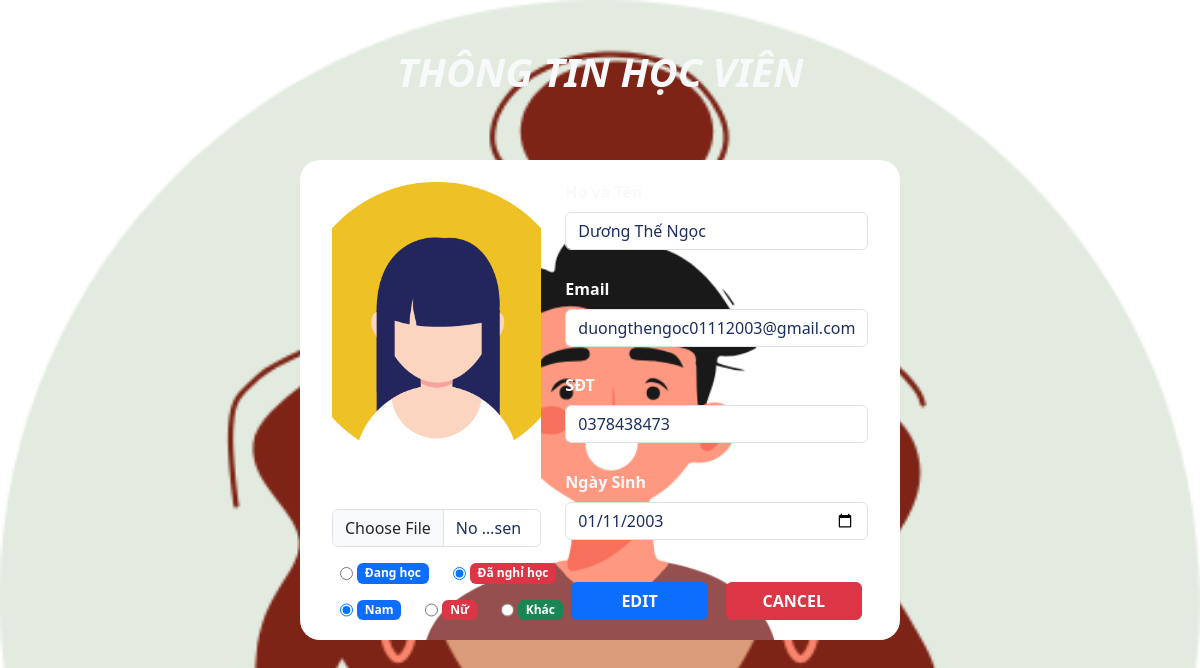
/DA2_QuanLyTrungTamKhoaHoc/route/route_hocvien/edit_hocvien.php?ID_HocVien=1, run on the app's committed database.
### tables this page shows
CREATE TABLE `hocvien` (
  `ID_HocVien` int(11) NOT NULL,
  `TenHV` text NOT NULL,
  `AnhHV` text NOT NULL,
  `GioiTinh` text NOT NULL,
  `Email` text NOT NULL,
  `SDT` varchar(10) NOT NULL,
  `NgaySinh` varchar(50) NOT NULL,
  `TrangThai_HV` text NOT NULL DEFAULT 'Đang học'
);

### DA2_QuanLyTrungTamKhoaHoc/route/route_hocvien/hocvien.php (called while the page is built, shortened)
<?php
    class HocVien{
        function conn(){
            return db_connect();
        }
    }
    class DS_HOCVIEN extends HocVien{
        function get($id_hocvien){
            $conn = $this->conn();
            $query = mysqli_query($conn, "SELECT * FROM hocvien WHERE ID_HocVien = $id_hocvien");
            $result = mysqli_fetch_assoc($query);
            return $result;
        }
    }
?>

### DA2_QuanLyTrungTamKhoaHoc/route/route_hocvien/edit_hocvien.php (the view, shortened to what this page needs)
<?php
    require_once "../route_hocvien/hocvien.php";
    $get_id = isset($_GET['ID_HocVien']) ? intval($_GET['ID_HocVien']) : 0;
    $hocvien = new DS_HOCVIEN();
    $hocvien_info = $hocvien->get($get_id);
    $current_status = $hocvien_info['TrangThai_HV'] ?? 'Đang học';
    $current_gender = $hocvien_info['GioiTinh'] ?? 'Nam';
?>
<!DOCTYPE html>
<html lang="en">
<head>
    <link rel="stylesheet" href="../../assets/bootstrap-5.3.0-alpha3-dist/css/bootstrap.min.css">
</head>
<body>
    <h1 class="text-center fw-bold fst-italic mt-5 text-light">THÔNG TIN HỌC VIÊN</h1>
    <form action="" method="post" enctype="multipart/form-data" class="row m-0 bg-secondary-subtle">
        <div class="hocvien-image col-5 d-flex flex-column justify-content-between">
            <div class="box-img mb-3">
                <img id="preview-image" src="./ANHHV/<?= htmlspecialchars($hocvien_info['AnhHV']) ?>?t=<?= time(); ?>" alt="Ảnh học viên" class="img-fluid rounded">
            </div>
            <input type="file" class="form-control w-100" name="AnhHV" id="AnhHV">
            <div class="px-2 d-flex justify-content-between align-items-center">
                <div class="TrangThai_HV mt-3 h-100 d-flex align-items-center justify-content-center gap-4">
                    <label class="fw-bold d-flex gap-1">
                        <input type="radio" name="TrangThai_HV" value="Đang học" id="dh-radio" <?= ($current_status === 'Đang học') ? 'checked' : '' ?>>
                        <span class="badge bg-primary">Đang học</span>
                    </label>
                    <label class="fw-bold d-flex gap-1">
                        <input type="radio" name="TrangThai_HV" value="Đã nghỉ học" id="dnh-radio" <?= ($current_status === 'Đã nghỉ học') ? 'checked' : '' ?>>
                        <span class="badge bg-danger">Đã nghỉ học</span>
                    </label>
                </div>
            </div>
            <div class="px-2 d-flex justify-content-between align-items-center">
                <div class="GioiTinh mt-3 h-100 d-flex align-items-center justify-content-center gap-4">
                    <label class="fw-bold d-flex gap-1">
                        <input type="radio" name="GioiTinh" value="Nam" id="nam" <?= ($current_gender === 'Nam') ? 'checked' : '' ?>>
                        <span class="badge bg-primary">Nam</span>
                    </label>
                    <label class="fw-bold d-flex gap-1">
                        <input type="radio" name="GioiTinh" value="Nữ" id="nu" <?= ($current_gender === 'Nữ') ? 'checked' : '' ?>>
                        <span class="badge bg-danger">Nữ</span>
                    </label>
                    <label class="fw-bold d-flex gap-1">
                        <input type="radio" name="GioiTinh" value="Khác" id="khac" <?= ($current_gender === 'Khác') ? 'checked' : '' ?>>
                        <span class="badge bg-success">Khác</span>
                    </label>
                </div>
            </div>
        </div>
        <div class="col-7 h-100 d-flex flex-column justify-content-between">
            <div class="mb-3">
                <label for="TenHV" class="form-label fw-bold text-light">Họ và Tên</label>
                <input type="text" class="form-control" id="TenHV" name="TenHV" value="<?= htmlspecialchars($hocvien_info['TenHV']) ?>">
            </div>
            <div class="mb-3">
                <label for="Email" class="form-label fw-bold text-light">Email</label>
                <input type="email" class="form-control" id="Email" name="Email" value="<?= htmlspecialchars($hocvien_info['Email']) ?>">
            </div>
            <div class="mb-3">
                <label for="SDT" class="form-label fw-bold text-light">SĐT</label>
                <input type="text" class="form-control" id="SDT" name="SDT" value="<?= htmlspecialchars($hocvien_info['SDT']) ?>">
            </div>
            <div class="mb-3">
                <label for="NgaySinh" class="form-label fw-bold text-light">Ngày Sinh</label>
                <input type="date" class="form-control" id="NgaySinh" name="NgaySinh" value="<?= htmlspecialchars(date('Y-m-d', strtotime($hocvien_info['NgaySinh']))) ?>">
            </div>
            <div class="btn-update pt-3 d-flex row justify-content-evenly">
                <button type="submit" name="submit" class="col-5 btn btn-primary fw-bold">EDIT</button>
                <button type="button" onclick="window.location.href='../../pages/admin_pages/index.php'" class="col-5 btn btn-danger fw-bold">CANCEL</button>
            </div>
        </div>
    </form>
</body>
</html>

### DA2_QuanLyTrungTamKhoaHoc/route/route_hocvien/edit_hocvien.php (style rules this page uses)
* { margin: 0; padding: 0; box-sizing: border-box; }
html { scroll-behavior: smooth; }
body { background-image: url(../../assets/images/banner_edit/5.png); background-size: cover; }
.box-img { width: 100%; height: 90%; border-radius: 20px; }
form { width: 50vw; height: 60vh; padding: 20px; position: absolute; top: 50%; left: 50%; transform: translate(-50%, -50%); border-radius: 20px; animation-delay: .2s; filter: blur(20px); opacity: 0; animation: showContent 0.2s 1s linear 1 forwards; background-image: url(../../assets/images/banner_edit/6.png); background-size: cover; }
h1 { animation-delay: .2s; filter: blur(20px); opacity: 0; transform: translateY(-100px); animation: showH1 0.2s .5s linear 1 forwards; }
#preview-image { width: 100%; height: 100%; object-fit: cover; border-radius: 20px; }
label { color: #5d5d5c; }
.form-control { background-color: #fff; box-shadow: none; color: #1c2f5e; }

### data on the page
hocvien: AnhHV (picture), TrangThai_HV "☐ Đang học", TrangThai_HV "☑ Đã nghỉ học", GioiTinh "☑ Nam", GioiTinh "☐ Nữ", GioiTinh "☐ Khác", TenHV "Dương Thế Ngọc", Email "duongthengoc01112003@gmail.com", SDT "0378438473", NgaySinh "01/11/2003"
